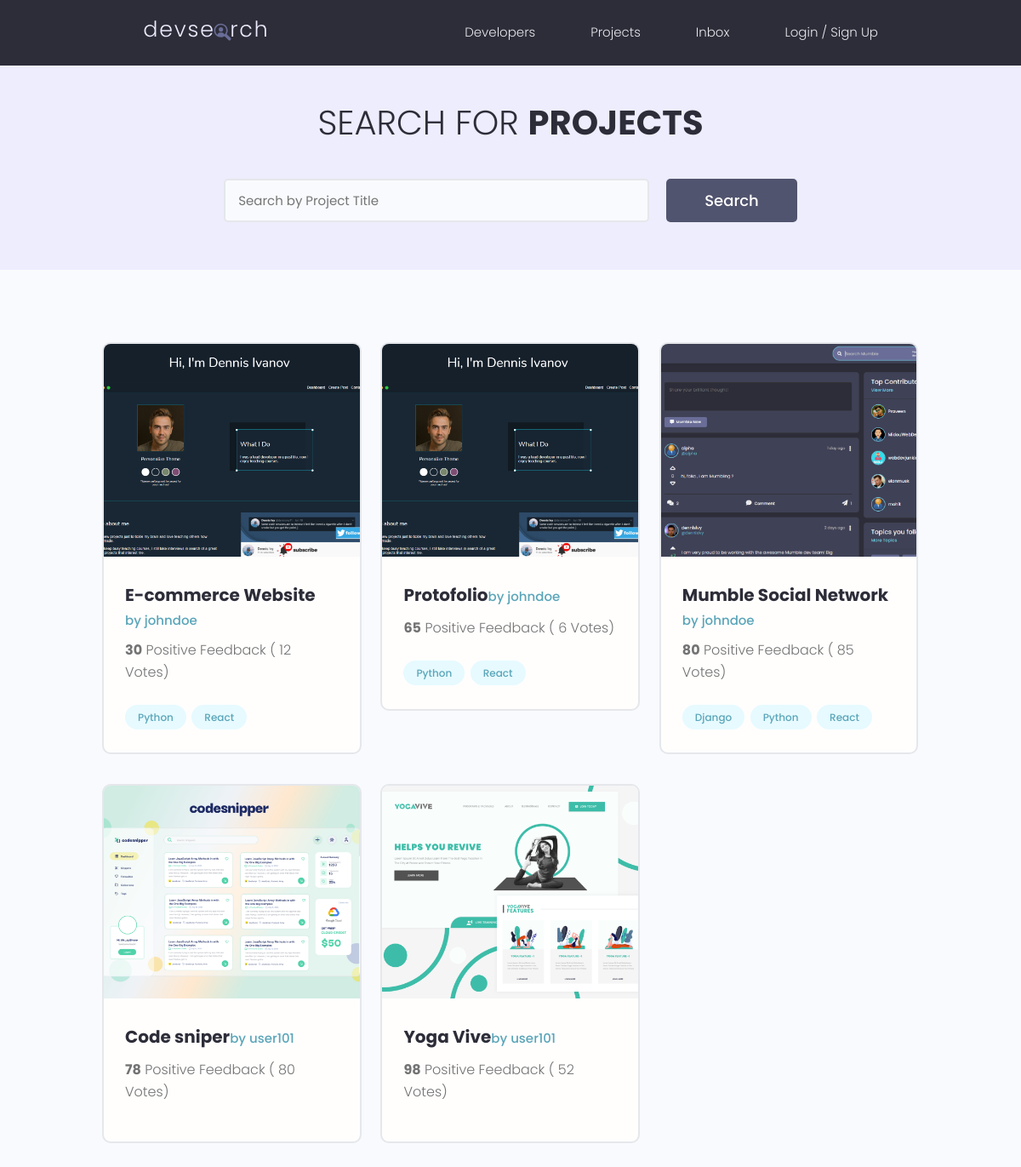
Page /projects/ on the earlier database version.
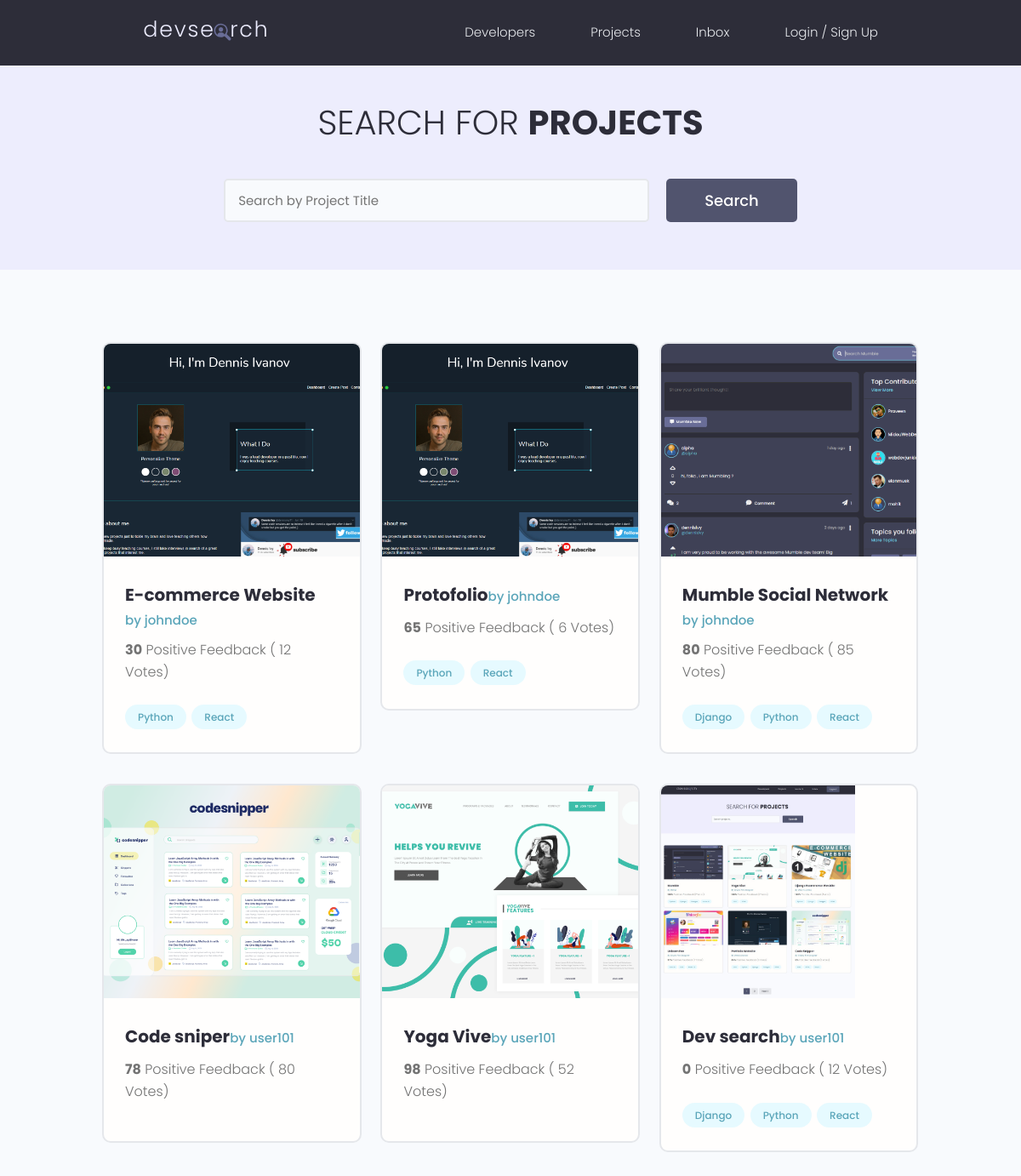
Same page on the later database version.
### projects/models.py (models this page shows, shortened)
class Project(models.Model):
    title = models.CharField(max_length=200)
    owner = models.ForeignKey(Profile,null=True,blank=True,
                              on_delete=models.SET_NULL)
    description = models.TextField(null=True,blank=True)
    featured_image = models.ImageField(
        null=True, blank=True, default="default.jpg")
    demo_link = models.CharField(max_length=2000,null=True,blank=True)
    source_link = models.CharField(max_length=2000,null=True,blank=True)
    tags = models.ManyToManyField('Tag',blank=True)
    vote_total = models.IntegerField(default=0,null=True,blank=True)
    vote_ratio = models.IntegerField(default=0,null=True,blank=True)
    created = models.DateTimeField(auto_now_add=True)
    id = models.UUIDField(default=uuid.uuid4,unique=True,primary_key=True,editable=False)

class Tag(models.Model):
    name = models.CharField(max_length=200)
    created = models.DateTimeField(auto_now_add=True)
    id = models.UUIDField(default=uuid.uuid4,unique=True,
                          primary_key=True, editable=False)
    def __str__(self):
        return  self.name

### users/models.py (models this page shows, shortened)
class Profile(models.Model):
    user =  models.OneToOneField(
        User,on_delete=models.CASCADE,null=True,blank=True)
    name = models.CharField(max_length=200,blank=True,null=True)
    email = models.EmailField(max_length=500,blank=True,null=True)
    username = models.CharField(max_length=200,blank=True,null=True)
    short_intro =  models.CharField(max_length=200,blank=True,null=True)
    bio = models.TextField(blank=True,null=True)
    profile_image = models.ImageField(
        default='profiles/user-default.png',null=True,blank=True,upload_to='profiles/')
    social_github = models.CharField(max_length=200,blank=True,null=True)
    social_twitter = models.CharField(max_length=200,blank=True,null=True)
    social_linkedin = models.CharField(max_length=200,blank=True,null=True)
    social_youtube = models.CharField(max_length=200,blank=True,null=True)
    social_website = models.CharField(max_length=200,blank=True,null=True)
    created = models.DateTimeField(auto_now_add=True)
    id = models.UUIDField(default=uuid.uuid4,unique=True,primary_key=True,editable=False)
    location = models.CharField(max_length=200,blank=True,null=True)

### projects/views.py (the view)
# urls.py: path('projects/',include('projects.urls')),
def projects(request):
    projects = Project.objects.all()
    context = {'projects': projects}
    return render(request, 'projects/projects.html', context)

### projects/templates/projects/projects.html (shortened to what this page needs)
{% extends 'main.html' %}
{% block content %}
  <main class="projects">
    <section class="hero-section text-center">
      <div class="container container--narrow">
        <div class="hero-section__box">
          <h2>Search for <span>Projects</span></h2>
        </div>
        <div class="hero-section__search">
          <form class="form" action="#" method="get">
            <div class="form__field">
              <input class="input input--text" id="formInput#search" type="text" name="text"
                placeholder="Search by Project Title" />
            </div>
            <input class="btn btn--sub btn--lg" type="submit" value="Search" />
          </form>
        </div>
      </div>
    </section>
    <section class="projectsList">
      <div class="container">
        <div class="grid grid--three">
    {% for project in projects %}
          <div class="column">
            <div class="card project">
              <a href="{% url 'project' project.id %}" class="project">
                <img class="project__thumbnail" src="{{ project.featured_image.url }}" alt="project thumbnail" />
                <div class="card__body">
                  <h3 class="project__title">{{project.title}}</h3>
                    <a href="{% url 'user-profile' project.owner.id %}" class="project_author"> by {{project.owner.name}}</a>
                  <p class="project--rating">
                    <span style="font-weight: bold;">{{project.vote_ratio}}</span>
                     Positive Feedback ( {{project.vote_total}} Vote{{project.vote_total | pluralize:"s"}})
                </p>
                  <div class="project__tags">
                    {% for tag in project.tags.all %}
                    <span class="tag tag--pill tag--main">
                      <small>{{tag}}</small>
                    </span>
                    {% endfor %}
                  </div>
                </div>
              </a>
            </div>
          </div>
    {% endfor%}
        </div>
      </div>
    </section>
  </main>
{% endblock content %}

### templates/main.html (shortened to what this page needs)
<!DOCTYPE html>
{% load static %}
<html lang="en">
<head>
  <link rel="stylesheet" href="https://cdn.iconmonstr.com/1.3.0/css/iconmonstr-iconic-font.min.css" />
  <link rel="stylesheet" href="{% static 'uikit/styles/uikit.css' %}" />
  <link rel="stylesheet" href="{% static 'styles/app.css' %}" />
</head>
<body>
    {% include 'navbar.html' %}
    {% block content %}
    {% endblock content %}
</body>
</html>

### templates/navbar.html (shortened to what this page needs)
{% load static %}
    <header class="header">
        <div class="container container--narrow">
            <a href="{% url 'profiles' %}" class="header__logo">
                <img src="{% static 'images/logo.svg' %}" alt="DevSearch Logo" />
            </a>
            <nav class="header__nav">
                <ul class="header__menu">
                    <li class="header__menuItem"><a href="{% url 'profiles' %}">Developers</a></li>
                    <li class="header__menuItem"><a href="{% url 'projects' %}">Projects</a></li>
                    <li class="header__menuItem"><a href="">Inbox</a></li>
                    {% if request.user.is_authenticated %}
                    <li class="header__menuItem"><a href="{% url 'create-project' %}" class="btn btn--sub">add project</a></li>
                    <li class="header__menuItem"><a href="{% url 'logout' %}">Logout</a></li>
                    {% else %}
                    <li class="header__menuItem"><a href="{% url 'login' %}">Login / Sign Up</a></li>
                    {% endif %}
                </ul>
            </nav>
        </div>
    </header>

### static/styles/app.css (style rules this page uses)
:root { --color-sub: #2d2d39; }
.btn--sub { background-color: var(--color-sub-light); }
.card { border: 2px solid var(--color-light); }
img { width: 100%; }
.header { position: sticky; z-index: 111; background-color: var(--color-sub); padding: 1.5rem 0; }
.header > .container { display: flex; justify-content: space-between; align-items: center; }
.header__logo > img { height: 3.8rem; }
.header__nav > ul { display: inline-flex; align-items: center; list-style: none; gap: 6.5rem; }
.header__menuItem > a { color: var(--color-light); font-weight: 300; }
.hero-section { height: 40vh; display: flex; align-items: center; background-color: var(--color-sub); }
.hero-section__box { margin-bottom: 4rem; }
.hero-section__box > h2, .hero-section__box > h2 > span { font-size: 4rem; color: var(--color-light); line-height: 1.3; text-transform: uppercase; }
.hero-section__box > h2 { font-weight: 300; }
.hero-section__box > h2 > span { font-weight: 700; }
.hero-section__search > .form { display: flex; align-items: center; justify-content: center; gap: 2rem; }
.hero-section__search > .form input.input--text { width: 50rem; }
.project--rating { margin-bottom: 1.6em; margin-top: .5em; }
.projects > .hero-section { background: var(--color-sub-lighter); height: 30vh; }
.projects .hero-section__box { margin-bottom: 2.5rem; }
.projects .hero-section__box > h2 { color: var(--color-sub); }
.projects .hero-section__box > h2 > span { font-weight: 700; color: var(--color-sub); }
.projectsList { margin-top: 8rem; }
.project__thumbnail { height: 25rem; object-fit: cover; object-position: top center; }
.project__title { font-size: 2rem; font-weight: 700; color: var(--color-sub); }

### static/uikit/styles/modules/_variables.css (style rules this page uses)
:root { --color-main: #5aa5b9; --color-main-light: #e6faff; --color-sub: #3f4156; --color-sub-light: #51546e; --color-sub-lighter: #ededfd; --color-text: #737373; --color-gray: #8b8b8b; --color-light: #e5e7eb; --color-light-gray: #767676; --color-bg: #f8fafd; --color-white: #fffefd; --color-white-light: #f3f3f3; --color-success: #359e64; --color-success-bg: #def8e8; --color-error: #fc4b0b; --color-error-bg: #fff2ee; --font-base: 'Poppins', arial, helvetica, 'Segoe UI', roboto, ubuntu, sans-serif; --font-monospace: 'Fira Code', 'Courier New', courier, monospace; --font-regular: 300; --font-medium: 500; --font-bold: 700; --generic-shadow: 1px 1px 5px #00000010; --generic-transition: all 0.3s ease-in-out; }

### static/uikit/styles/modules/_base.css (style rules this page uses)
* { margin: 0; padding: 0; box-sizing: border-box; text-rendering: optimizeLegibility; color: inherit; font-size: inherit; }
html { font-size: 50%; }
@media only screen and (min-width: 480px) { html { font-size: 56.25%; } }
@media only screen and (min-width: 1200px) { html { font-size: 62.5%; } }
body { line-height: 1.6; font-weight: 400; font-size: 1.5rem; color: var(--color-text); background-color: var(--color-bg); min-height: 100vh; }

### static/uikit/styles/modules/_typography.css (style rules this page uses)
* { font-family: var(--font-base); }
h2 { font-size: 3.6rem; font-weight: var(--font-bold); }
h3 { font-size: 3.2rem; font-weight: var(--font-medium); }
p, span, strong { font-size: 1.6rem; color: var(--color-text); font-weight: var(--font-regular); }
a { padding-bottom: 2px; text-decoration: none; display: inline-block; color: var(--color-main); font-weight: var(--font-medium); }

### static/uikit/styles/modules/_utilities.css (style rules this page uses)
.container { width: 92%; max-width: 165rem; margin: 0 auto; box-sizing: border-box; }
.container--narrow { width: 92%; max-width: 120rem; }
@media screen and (min-width: 1000px) { .container { width: 90%; } }
@media screen and (min-width: 1000px) { .container--narrow { width: 85%; } }
@media screen and (min-width: 1200px) { .container { width: 80%; } }
@media screen and (min-width: 1200px) { .container--narrow { width: 72%; } }
.text-center { text-align: center; }

### static/uikit/styles/modules/_button.css (style rules this page uses)
.btn { display: inline-block; position: relative; cursor: pointer; background-color: var(--color-light); font-weight: var(--font-medium); color: var(--color-sub); text-decoration: none; padding: 1rem 2rem; border-radius: 0.5rem; border: none; width: -webkit-fit-content; width: -moz-fit-content; width: fit-content; height: -webkit-fit-content; height: -moz-fit-content; height: fit-content; font-size: 1.6rem; outline-width: 0; outline-color: transparent; -webkit-backface-visibility: hidden; backface-visibility: hidden; transition: all 0.3s ease-in-out; }
.btn--sub { background-color: var(--color-sub); color: var(--color-white); }
.btn--lg { font-size: 1.8rem; padding: 1.2rem 4.5rem; }

Differences in the rows shown:
added Project: featured_image (picture), title "Dev search", owner.name "user101", vote_ratio "0", vote_total "12", vote_total|pluralize "s", Tag (name "Django"), Tag (name "Python"), Tag (name "React")
